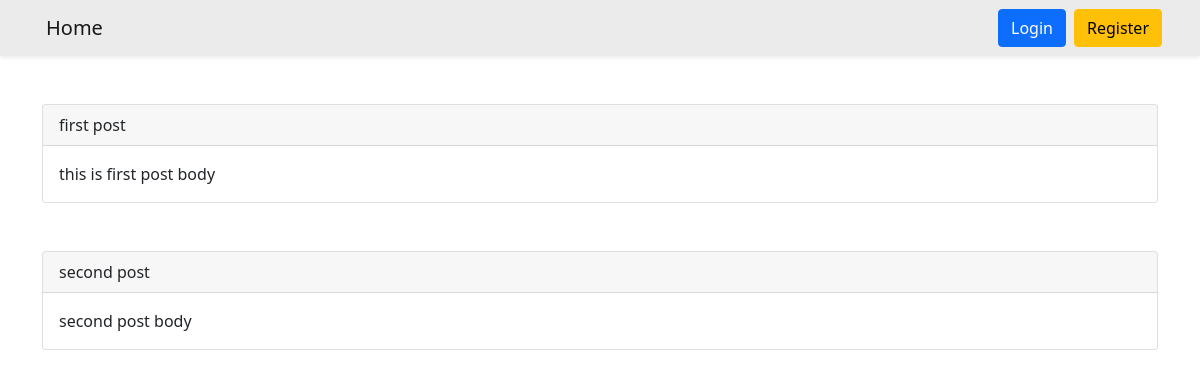
The app's page /, older data.
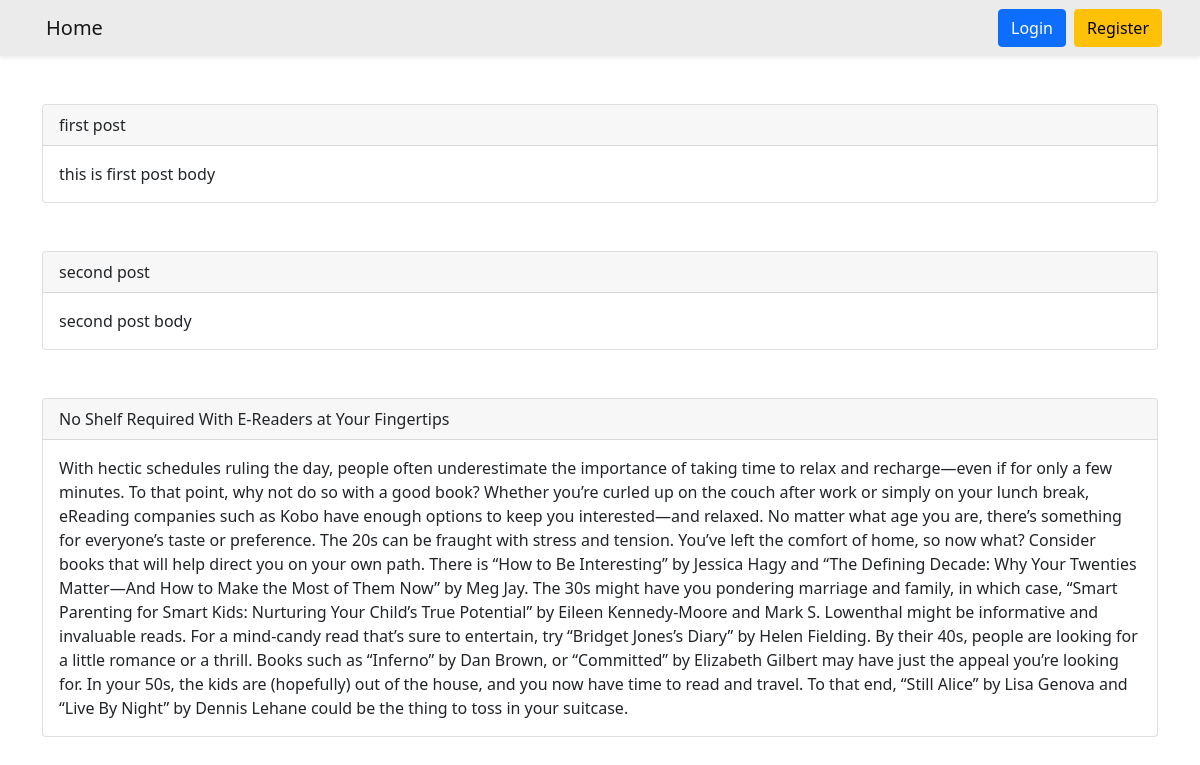
The same page, newer data.
### Blog/models.py (models this page shows, shortened)
class Blog(models.Model):
    title = models.CharField(max_length=200)
    body = models.TextField()
    created_at = models.DateTimeField(auto_now_add=True)

### Blog/views.py (the view)
# urls.py: path('', HomeView.as_view(), name='home'),
class HomeView(TemplateView):
    template_name = 'Blog/Home.html'
    def get_context_data(self, **kwargs):
        context = super().get_context_data()
        context['data'] = Blog.objects.all()
        return context

### templates/Blog/Home.html
{% extends 'Base/Base.html' %}
{% block body %}
    {% for value in data %}
        <div class="card">
            <div class="card-header">
                {{ value.title }}
            </div>
            <div class="card-body">
                {{ value.body }}
            </div>
        </div>
        <br><br>
    {% endfor %}
{% endblock %}

### templates/Base/Base.html (shortened to what this page needs)
<!doctype html>
{% load static %}
<html lang="en">
<head>
    <link href="https://cdn.jsdelivr.net/npm/bootstrap@5.0.0-beta3/dist/css/bootstrap.min.css" rel="stylesheet"
>
    <link rel="stylesheet" href="https://cdn.jsdelivr.net/npm/bootstrap-icons@1.4.1/font/bootstrap-icons.css">
</head>
<body class="container-fluid" style="margin: 0 auto; padding: 0">
<nav class="navbar navbar-light mb-5 ps-2 shadow-sm" style="background-color: #ebebeb">
    <div class="container-lg">
        <a class="navbar-brand" href="/">Home</a>
        <div class="d-flex gap-2">
            {% if user.is_authenticated %}
                <h5>{{ user.username }}</h5>
                <a class="btn btn-outline-danger" href="{% url 'logout' %}">logout</a>
            {% else %}
                <a href="{% url 'login' %}" class="btn btn-primary">Login</a>
                <a href="{% url 'register' %}" class="btn btn-warning">Register</a>
            {% endif %}
        </div>
    </div>
</nav>
<div class="container">{% block body %} {% endblock %}</div>
</body>
</html>

Row changes from the older to the newer data that the page shows:
added Blog: title "No Shelf Required With E-Readers at Your Fingertips", body "With hectic schedules ruling the day, people often underestimate the importance of taking time to relax and recharge—even if for only a few minutes. To that point, why not do so with a good book? Whether you’re curled up on the couch after work or simply on your lunch break, eReading companies such as Kobo have enough options to keep you interested—and relaxed. No matter what age you are, there’s something for everyone’s taste or preference. The 20s can be fraught with stress and tension. You’ve left the comfort of home, so now what? Consider books that will help direct you on your own path. There is “How to Be Interesting” by Jessica Hagy and “The Defining Decade: Why Your Twenties…"
